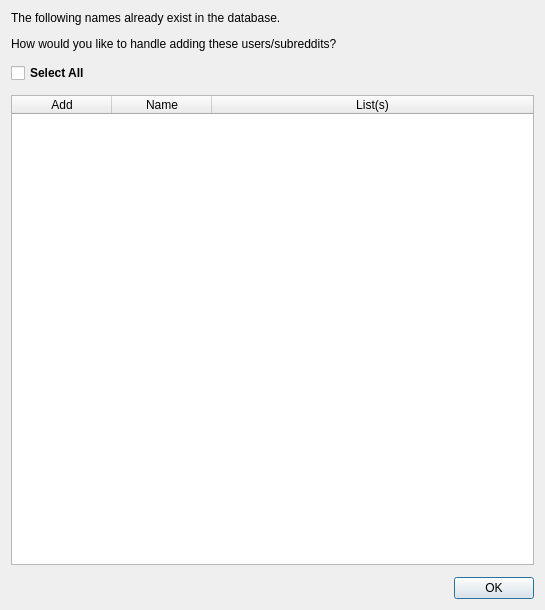
<?xml version="1.0" encoding="UTF-8"?>
<ui version="4.0">
 <class>ExistingNameDialog</class>
 <widget class="QDialog" name="ExistingNameDialog">
  <property name="geometry">
   <rect>
    <x>0</x>
    <y>0</y>
    <width>545</width>
    <height>610</height>
   </rect>
  </property>
  <property name="windowTitle">
   <string>Add Existing</string>
  </property>
  <layout class="QVBoxLayout" name="verticalLayout">
   <property name="spacing">
    <number>12</number>
   </property>
   <item>
    <widget class="QLabel" name="label">
     <property name="text">
      <string>&lt;html&gt;&lt;head/&gt;&lt;body&gt;&lt;p&gt;The following names already exist in the database.&lt;/p&gt;&lt;p&gt;How would you like to handle adding these users/subreddits?&lt;/p&gt;&lt;/body&gt;&lt;/html&gt;</string>
     </property>
    </widget>
   </item>
   <item>
    <widget class="QCheckBox" name="select_all_checkbox">
     <property name="font">
      <font>
       <weight>75</weight>
       <bold>true</bold>
      </font>
     </property>
     <property name="text">
      <string>Select All</string>
     </property>
    </widget>
   </item>
   <item>
    <widget class="QTableWidget" name="name_table_widget">
     <property name="sortingEnabled">
      <bool>true</bool>
     </property>
     <property name="columnCount">
      <number>3</number>
     </property>
     <attribute name="horizontalHeaderStretchLastSection">
      <bool>true</bool>
     </attribute>
     <attribute name="verticalHeaderStretchLastSection">
      <bool>false</bool>
     </attribute>
     <column>
      <property name="text">
       <string>Add</string>
      </property>
     </column>
     <column>
      <property name="text">
       <string>Name</string>
      </property>
     </column>
     <column>
      <property name="text">
       <string>List(s)</string>
      </property>
     </column>
    </widget>
   </item>
   <item>
    <widget class="QDialogButtonBox" name="button_box">
     <property name="orientation">
      <enum>Qt::Horizontal</enum>
     </property>
     <property name="standardButtons">
      <set>QDialogButtonBox::Ok</set>
     </property>
    </widget>
   </item>
  </layout>
 </widget>
 <resources/>
 <connections>
  <connection>
   <sender>button_box</sender>
   <signal>accepted()</signal>
   <receiver>ExistingNameDialog</receiver>
   <slot>accept()</slot>
   <hints>
    <hint type="sourcelabel">
     <x>248</x>
     <y>254</y>
    </hint>
    <hint type="destinationlabel">
     <x>157</x>
     <y>274</y>
    </hint>
   </hints>
  </connection>
  <connection>
   <sender>button_box</sender>
   <signal>rejected()</signal>
   <receiver>ExistingNameDialog</receiver>
   <slot>reject()</slot>
   <hints>
    <hint type="sourcelabel">
     <x>316</x>
     <y>260</y>
    </hint>
    <hint type="destinationlabel">
     <x>286</x>
     <y>274</y>
    </hint>
   </hints>
  </connection>
 </connections>
</ui>
